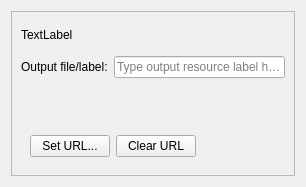
<?xml version="1.0" encoding="UTF-8"?>
<!--
######################################################################################################################
# Copyright (C) 2017-2022 Spine project consortium
# This file is part of Spine Items.
# Spine Items is free software: you can redistribute it and\/or modify it under the terms of the GNU Lesser General
# Public License as published by the Free Software Foundation, either version 3 of the License, or (at your option)
# any later version. This program is distributed in the hope that it will be useful, but WITHOUT ANY WARRANTY;
# without even the implied warranty of MERCHANTABILITY or FITNESS FOR A PARTICULAR PURPOSE. See the GNU Lesser General
# Public License for more details. You should have received a copy of the GNU Lesser General Public License along with
# this program. If not, see <http:\/\/www.gnu.org\/licenses\/>.
######################################################################################################################
-->
<ui version="4.0">
 <class>Form</class>
 <widget class="QWidget" name="Form">
  <property name="geometry">
   <rect>
    <x>0</x>
    <y>0</y>
    <width>306</width>
    <height>187</height>
   </rect>
  </property>
  <property name="windowTitle">
   <string>Form</string>
  </property>
  <layout class="QVBoxLayout" name="verticalLayout_2">
   <item>
    <widget class="QFrame" name="frame">
     <property name="frameShape">
      <enum>QFrame::StyledPanel</enum>
     </property>
     <property name="frameShadow">
      <enum>QFrame::Raised</enum>
     </property>
     <layout class="QVBoxLayout" name="verticalLayout">
      <item>
       <widget class="QLabel" name="input_label_field">
        <property name="text">
         <string>TextLabel</string>
        </property>
        <property name="textFormat">
         <enum>Qt::RichText</enum>
        </property>
       </widget>
      </item>
      <item>
       <layout class="QFormLayout" name="formLayout">
        <item row="0" column="0">
         <widget class="QLabel" name="out_label_label">
          <property name="text">
           <string>Output file/label:</string>
          </property>
          <property name="textFormat">
           <enum>Qt::PlainText</enum>
          </property>
         </widget>
        </item>
        <item row="0" column="1">
         <widget class="PropertyQLineEdit" name="out_label_edit">
          <property name="toolTip">
           <string>Identifier for the output file(s). This is the  filename if a single file is exported.</string>
          </property>
          <property name="placeholderText">
           <string>Type output resource label here...</string>
          </property>
         </widget>
        </item>
       </layout>
      </item>
      <item>
       <widget class="QLabel" name="out_url_status_label"/>
      </item>
      <item>
       <widget class="QWidget" name="out_url_widget" native="true">
        <layout class="QVBoxLayout" name="verticalLayout_3">
         <item>
          <layout class="QHBoxLayout" name="horizontalLayout">
           <item>
            <widget class="QPushButton" name="out_url_setup_button">
             <property name="toolTip">
              <string>Opens a dialog where you can set the database URL.</string>
             </property>
             <property name="text">
              <string>Set URL...</string>
             </property>
            </widget>
           </item>
           <item>
            <widget class="QPushButton" name="out_url_clear_button">
             <property name="text">
              <string>Clear URL</string>
             </property>
            </widget>
           </item>
           <item>
            <spacer name="horizontalSpacer">
             <property name="orientation">
              <enum>Qt::Horizontal</enum>
             </property>
             <property name="sizeHint" stdset="0">
              <size>
               <width>40</width>
               <height>20</height>
              </size>
             </property>
            </spacer>
           </item>
          </layout>
         </item>
        </layout>
       </widget>
      </item>
     </layout>
    </widget>
   </item>
  </layout>
 </widget>
 <customwidgets>
  <customwidget>
   <class>PropertyQLineEdit</class>
   <extends>QLineEdit</extends>
   <header>spinetoolbox/widgets/custom_qlineedits.h</header>
  </customwidget>
 </customwidgets>
 <resources/>
 <connections/>
</ui>
